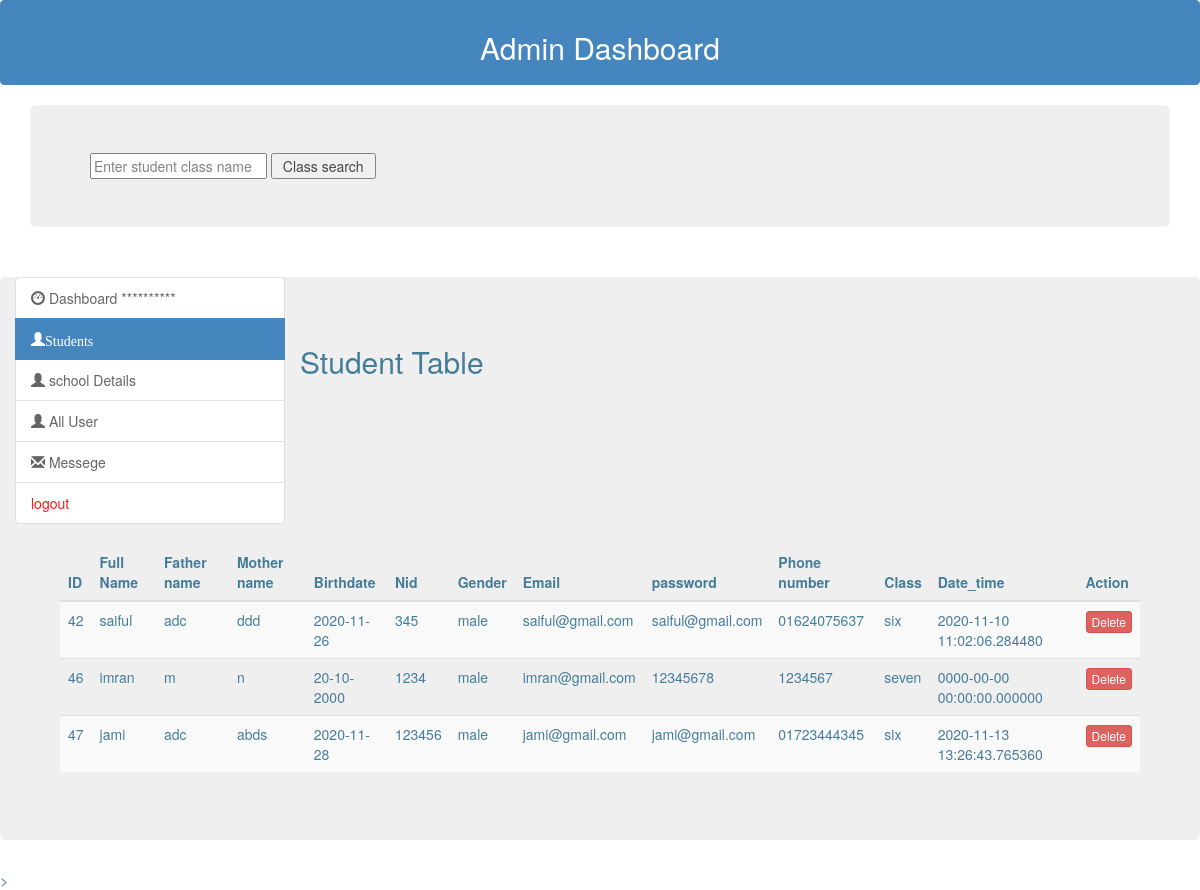
The page /admin/schooldetails.php on the database its author committed.
### tables this page shows
CREATE TABLE `schoolapply` (
  `id` int(150) NOT NULL,
  `name` varchar(100) DEFAULT NULL,
  `fname` varchar(100) DEFAULT NULL,
  `mname` varchar(100) DEFAULT NULL,
  `bdate` varchar(100) DEFAULT NULL,
  `nid` varchar(100) DEFAULT NULL,
  `gender` varchar(100) DEFAULT NULL,
  `email` varchar(100) DEFAULT NULL,
  `password` varchar(100) DEFAULT NULL,
  `phone` varchar(100) DEFAULT NULL,
  `school` varchar(100) DEFAULT NULL,
  `date_time` timestamp(6) NOT NULL DEFAULT current_timestamp(6)
);

### admin/schooldetails.php (the view, shortened to what this page needs)
<!DOCTYPE html>
<html lang="en">
<head>
  <link rel="stylesheet" href="https://maxcdn.bootstrapcdn.com/bootstrap/3.4.1/css/bootstrap.min.css">
  <link rel="stylesheet" href="https://cdnjs.cloudflare.com/ajax/libs/font-awesome/4.7.0/css/font-awesome.min.css">
</head>
<body >
<div class="header">
		<div style="text-align:center;" class="list-group-item active "><h2> Admin Dashboard</h2> <?php  if (isset($_SESSION['username'])) : ?>
			<p>Welcome <strong><?php echo $_SESSION['username']; ?></strong></p>
			<p>  </p>
		<?php endif ?>
		</div>
		</div>
		<div class="container ">
			<div class="jumbotron">
					<form  action = "" method= "POST">
					<input type="text"  name ="school" placeholder="Enter student class name" />
					<input type="submit" name ="search" value=" Class search "/>
					</form>
			</div>
			</div>
	<?php
	require_once '../config.php';
		?>
	<div class="container-fluid text-info">
		<div class="row">
			<div class="col-sm-3">
				<div class="list-group">
					<a href="index.php" class="list-group-item "> <i class="glyphicon glyphicon-dashboard"></i> Dashboard **********
					</a>
					<a class="list-group-item active"  href="#"><span class="glyphicon glyphicon-user">Students </span></a>
			<a href="" class="list-group-item " ><i class="glyphicon glyphicon-user"></i> school Details
					</a>
					<a href="all users.php" class="list-group-item"><i class="glyphicon glyphicon-user"></i> All User
					</a>
					<a href="sms.php" class="list-group-item"><i class="glyphicon glyphicon-envelope"></i> Messege
					</a>
                      <a class="list-group-item" href="index.php?logout='1'" style="color: red;">logout</a>
				</div>
			</div>
					<div class ="col-sm-9">
					</div>
  <div class = "jumbotron">
	<h2>Student Table</h2>
  <table  id="table_id" class="table table-hover  table-striped">
    <thead>
		<tr>
	     <th>ID</th>
        <th>Full Name</th>
        <th>Father name</th>
        <th>Mother name</th>
		<th>Birthdate</th>
		<th>Nid</th>
		<th>Gender</th>
		<th>Email</th>
		<th>password</th>
		<th>Phone number</th>
		<th>Class </th>
		<th>Date_time</th>
		<th>Action</th>
      </tr>
    </thead>
    <tbody>
	<?php
	$result=mysqli_query($conn,"SELECT * FROM `schoolapply` ");
	while($row=mysqli_fetch_assoc($result)){
		?>
      <tr>
        <td><?php echo $row['id']; ?></td>
        <td><?php echo $row['name']; ?></td>
        <td><?php echo $row['fname']; ?></td>
        <td><?php echo $row['mname']; ?></td>
        <td><?php echo $row['bdate']; ?></td>
        <td><?php echo $row['nid']; ?></td>
        <td><?php echo $row['gender']; ?></td>
        <td><?php echo $row['email']; ?></td>
        <td><?php echo $row['password']; ?></td>
		<td><?php echo $row['phone']; ?></td>
        <td><?php echo $row['school']; ?></td>
        <td><?php echo $row['date_time']; ?></td>
		<td>
		<a href ="deletesc.php?id=<?=$row['id'];?>" class="btn btn-xs btn-danger"><i></i>Delete   </a>
		</td>
      </tr>
		<?php
	}
	?>
    </tbody>
  </table>
					</div>
</body>
</html>>

### admin/schooldetails.php (style rules this page uses)
body { margin:auto; background:url('../images/.jpg'); background-size: 100%; background-repeat: no-repeat; min-height: 1000%; opacity: 0.9; }

### rows shown on the page
schoolapply: id "42", name "saiful", fname "adc", mname "ddd", bdate "2020-11-26", nid "345", gender "male", email "saiful@gmail.com", password "saiful@gmail.com", phone "01624075637", school "six", date_time "2020-11-10 11:02:06.284480"
schoolapply: id "46", name "imran", fname "m", mname "n", bdate "20-10-2000", nid "1234", gender "male", email "imran@gmail.com", password "12345678", phone "1234567", school "seven", date_time "0000-00-00 00:00:00.000000"
schoolapply: id "47", name "jami", fname "adc", mname "abds", bdate "2020-11-28", nid "123456", gender "male", email "jami@gmail.com", password "jami@gmail.com", phone "01723444345", school "six", date_time "2020-11-13 13:26:43.765360"
